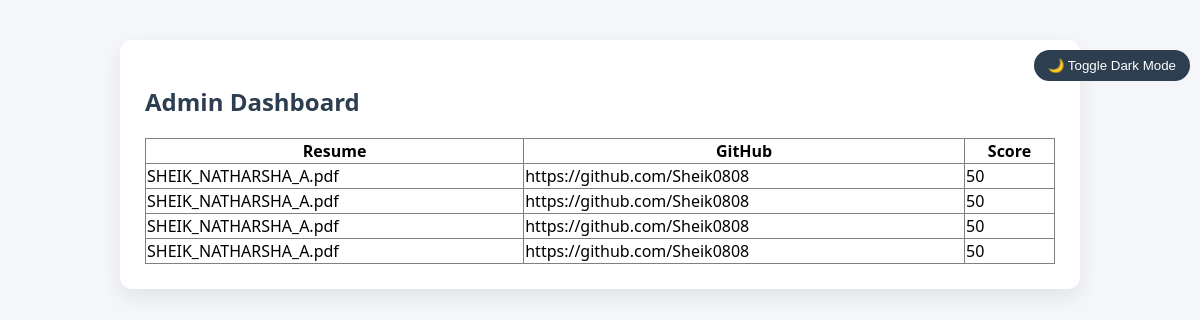
/admin, run on an earlier commit of the app's database.
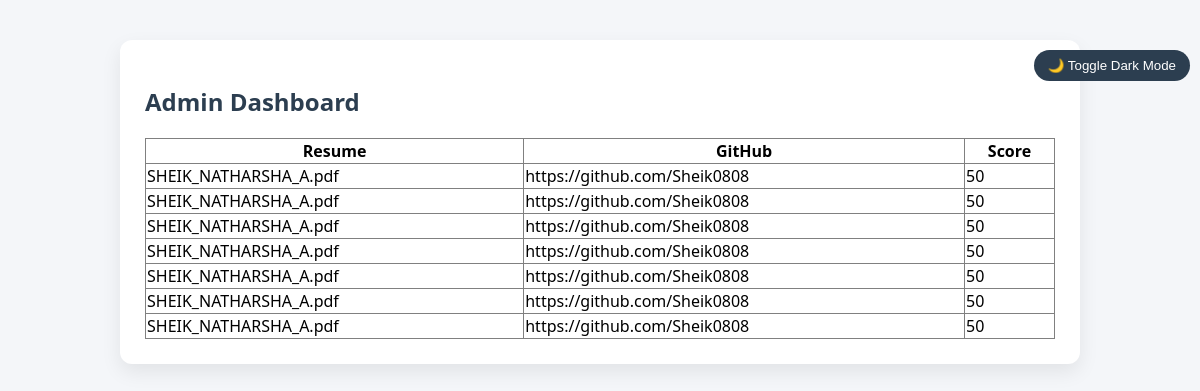
And on a later commit of the database.
### tables this page shows
CREATE TABLE results (
        resume TEXT,
        github TEXT,
        score INTEGER
    );

### app.py (the view)
@app.route("/admin")
def admin():
    conn = sqlite3.connect("database.db")
    cur = conn.cursor()
    cur.execute("SELECT * FROM results")
    rows = cur.fetchall()
    conn.close()
    return render_template("admin.html", rows=rows)

### templates/admin.html (shortened to what this page needs)
<!DOCTYPE html>
<html>
<head>
    <link rel="stylesheet" href="/static/style.css">
    <link rel="stylesheet" href="/static/dark.css">
</head>
<body>
    <button class="toggle-btn" onclick="toggleDark()">🌙 Toggle Dark Mode</button>
    <div class="container">
        <div class="card">
            <h2>Admin Dashboard</h2>
            <table border="1" style="width: 100%; border-collapse: collapse; margin-top: 15px;">
                <tr>
                    <th>Resume</th>
                    <th>GitHub</th>
                    <th>Score</th>
                </tr>
                {% for r in rows %}
                <tr>
                    <td>{{ r[0] }}</td>
                    <td>{{ r[1] }}</td>
                    <td>{{ r[2] }}</td>
                </tr>
                {% endfor %}
            </table>
        </div>
    </div>
</body>
</html>

### static/style.css (style rules this page uses)
body { font-family: 'Segoe UI', sans-serif; background: #f4f6f9; margin: 0; padding: 0; }
.container { width: 80%; margin: auto; margin-top: 40px; }
.card { background: #ffffff; padding: 25px; border-radius: 12px; box-shadow: 0 8px 20px rgba(0, 0, 0, 0.08); margin-bottom: 25px; }
h1, h2 { color: #2c3e50; }
.toggle-btn { float: right; padding: 8px 14px; border: none; border-radius: 20px; background: #2c3e50; color: white; cursor: pointer; margin: 10px; }

What changed in the data, as far as the page shows it:
added results: resume "SHEIK_NATHARSHA_A.pdf", github "https://github.com/Sheik0808", score "50"
added results: resume "SHEIK_NATHARSHA_A.pdf", github "https://github.com/Sheik0808", score "50"
added results: resume "SHEIK_NATHARSHA_A.pdf", github "https://github.com/Sheik0808", score "50"
